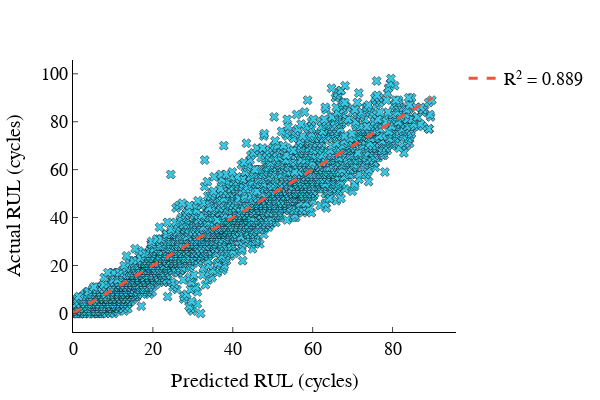

Notebook source saved alongside this figure:
### Code cell
r2score = round(r2_score(sorted_RUL_truth, sorted_RUL_preds), digits=3)

layout = Layout(font_family="Sans-Serif", font_color="black", xaxis_title="Predicted RUL (cycles)", xaxis_title_font_size=20, xaxis_tickfont_size=18,
    yaxis_title="Actual RUL (cycles)", yaxis_title_font_size=20, yaxis_tickfont_size=18,
    width=600, height=400, plot_bgcolor="white", xaxis_linecolor="black", legend_font_size=18,
    xaxis_rangemode="nonnegative", yaxis_linecolor="black", showlegend=true, xaxis_tickvals=[0, 20, 40, 60, 80, 100],
    xaxis_ticks="inside", yaxis_ticks="inside")

trace1 = PlotlyJS.scatter(x=sorted_RUL_preds, y=sorted_RUL_truth, mode="markers", marker_symbol="x", marker_size=8,
    marker_line_color="black", marker_line_width=0.5, marker_color="#3BC8E4", showlegend=false)

trace2 = PlotlyJS.scatter(x=range(0,90), y=range(0,90), mode="lines", line_width=3, line_dash="dash", name="R² = $r2score")

p1 = PlotlyJS.Plot([trace1, trace2], layout)
#PlotlyJS.savefig(p1, "../Plots/RUL_vs_Actual_NASA_Split.pdf",  width=600, height=400, scale=1)

### Figure 1 — Plotly figure (JSON) as saved in the notebook; plotly's stock layout.template omitted (floating-point values rounded to 4 significant figures; data arrays with more than 128 entries replaced by an {"elided": "..."} marker saying what was removed)
{"data": [{"marker": {"color": "#3BC8E4", "line": {"color": "black", "width": 0.5}, "size": 8, "symbol": "x"}, "mode": "markers", "showlegend": false, "type": "scatter", "x": {"elided": "2736 float values"}, "y": {"elided": "2736 int values"}}, {"line": {"dash": "dash", "width": 3}, "mode": "lines", "name": "R² = 0.889", "type": "scatter", "x": [0, 1, 2, 3, 4, 5, 6, 7, 8, 9, 10, 11, 12, 13, 14, 15, 16, 17, 18, 19, 20, 21, 22, 23, 24, 25, 26, 27, 28, 29, 30, 31, 32, 33, 34, 35, 36, 37, 38, 39, 40, 41, 42, 43, 44, 45, 46, 47, 48, 49, 50, 51, 52, 53, 54, 55, 56, 57, 58, 59, 60, 61, 62, 63, 64, 65, 66, 67, 68, 69, 70, 71, 72, 73, 74, 75, 76, 77, 78, 79, 80, 81, 82, 83, 84, 85, 86, 87, 88, 89, 90], "y": [0, 1, 2, 3, 4, 5, 6, 7, 8, 9, 10, 11, 12, 13, 14, 15, 16, 17, 18, 19, 20, 21, 22, 23, 24, 25, 26, 27, 28, 29, 30, 31, 32, 33, 34, 35, 36, 37, 38, 39, 40, 41, 42, 43, 44, 45, 46, 47, 48, 49, 50, 51, 52, 53, 54, 55, 56, 57, 58, 59, 60, 61, 62, 63, 64, 65, 66, 67, 68, 69, 70, 71, 72, 73, 74, 75, 76, 77, 78, 79, 80, 81, 82, 83, 84, 85, 86, 87, 88, 89, 90]}], "layout": {"font": {"color": "black", "family": "Sans-Serif"}, "height": 400, "legend": {"font": {"size": 18}}, "margin": {"b": 50, "l": 50, "r": 50, "t": 60}, "plot_bgcolor": "white", "showlegend": true, "width": 600, "xaxis": {"linecolor": "black", "rangemode": "nonnegative", "tickfont": {"size": 18}, "ticks": "inside", "tickvals": [0, 20, 40, 60, 80, 100], "title": {"font": {"size": 20}, "text": "Predicted RUL (cycles)"}}, "yaxis": {"linecolor": "black", "tickfont": {"size": 18}, "ticks": "inside", "title": {"font": {"size": 20}, "text": "Actual RUL (cycles)"}}}}
